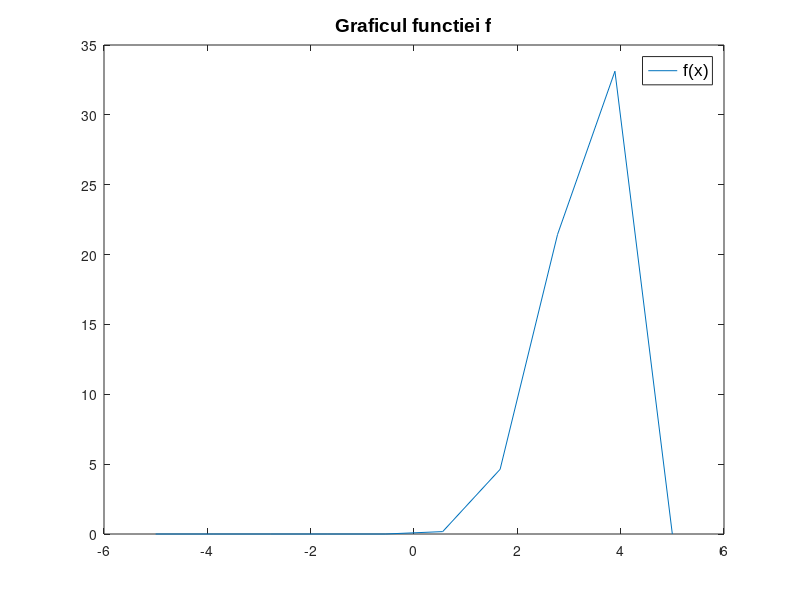

Recreate this plot in MATLAB.

clear
close all
a=linspace(-5,5,10);
z=zeros(1,10);
for i=1:length(a)
  f=a(i);
   if(e>-2 && e<0)
        z(i)=f^2;
   elseif(f>=0 && f<3) 
       z(i)=f^3;
   elseif(f>=3 && f<4)
        z(i)=f^2+18;
   end
end
plot(a,z);
legend('f(x)','FontName','Arial','FontSize',12,'TextColor','black');
title('Graficul functiei f', 'FontName', 'Arial','FontSize',14);